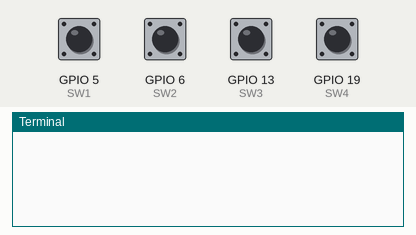
Recording of a program running on a simulated Raspberry Pi (BCM pin numbers). On the bench: the last lines printed to the terminal. The inputs (shaded band) are chosen by the test bench; at power-on: GPIO 5 (SW1), GPIO 6 (SW2), GPIO 13 (SW3), GPIO 19 (SW4) LOW.

Above: at 1.2 s.
1.3 s: GPIO 5 (SW1) pulled HIGH for 0.15 s
At 2.1 s:
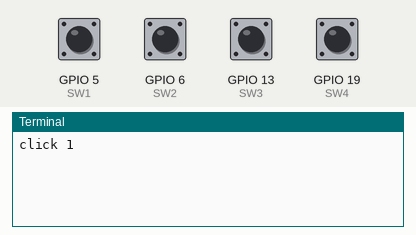
2.9 s: GPIO 6 (SW2) pulled HIGH for 0.15 s
At 3.3 s:
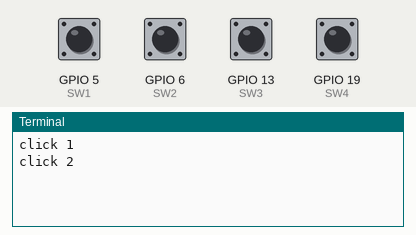
4.5 s: GPIO 13 (SW3) pulled HIGH for 0.15 s
At 5.7 s:
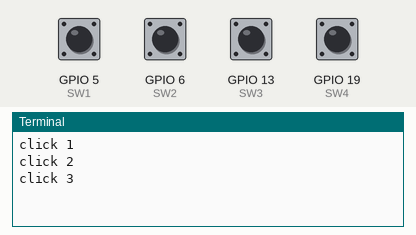
6.1 s: GPIO 19 (SW4) pulled HIGH for 0.15 s
At 6.9 s:
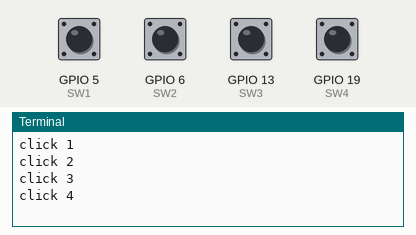
Timing chart, 0 to 8.7 s (numbered marks = the images above; inputs shaded):
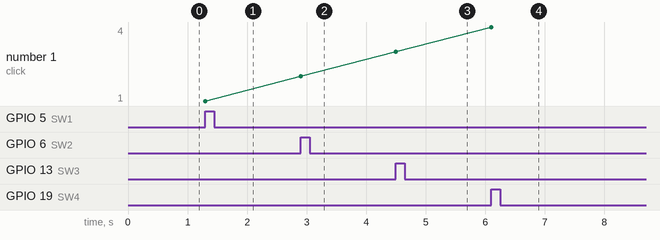

Measured:
- after the input at 1.3 s, the terminal: prints a new line at once (image 1)
- after the input at 2.9 s, the terminal: prints a new line at once (image 2)
- after the input at 4.5 s, the terminal: prints a new line at once (image 3)
- after the input at 6.1 s, the terminal: prints a new line at once (image 4)
- plotted number 1: 1 → 2 after the input at 2.9 s, 2 → 3 after the input at 4.5 s, 3 → 4 after the input at 6.1 s

The program:

GPIOAS1_2.py
```python
import RPi.GPIO as GPIO
import time

SW1 = 5
SW2 = 6
SW3 = 13
SW4 = 19

GPIO.setwarnings(False)
GPIO.setmode(GPIO.BCM)
GPIO.setup(SW1, GPIO.IN, pull_up_down=GPIO.PUD_DOWN)
GPIO.setup(SW2, GPIO.IN, pull_up_down=GPIO.PUD_DOWN)
GPIO.setup(SW3, GPIO.IN, pull_up_down=GPIO.PUD_DOWN)
GPIO.setup(SW4, GPIO.IN, pull_up_down=GPIO.PUD_DOWN)

try:
    while True:
        if GPIO.input(SW1) == 1:
            print("click 1")
            time.sleep(0.5)

        if GPIO.input(SW2) == 1:
            print("click 2")
            time.sleep(0.5)

        if GPIO.input(SW3) == 1:
            print("click 3")
            time.sleep(0.5)

        if GPIO.input(SW4) == 1:
            print("click 4")
            time.sleep(0.5)

except KeyboardInterrupt:
    pass

GPIO.cleanup()
```
